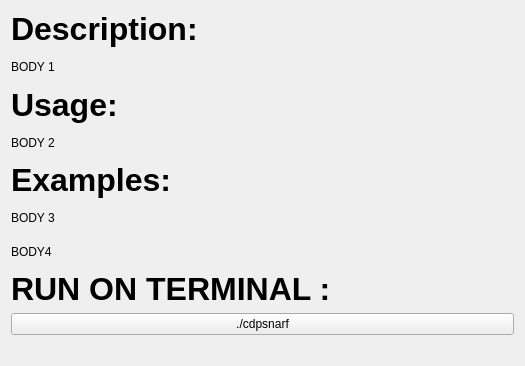
          <widget class="QWidget" name="scrollAreaWidgetContents_8">
           <property name="geometry">
            <rect>
             <x>0</x>
             <y>0</y>
             <width>525</width>
             <height>366</height>
            </rect>
           </property>
           <layout class="QGridLayout" name="gridLayout_7">
            <item row="8" column="0">
             <widget class="QPushButton" name="CDPSnarfButton">
              <property name="text">
               <string>./cdpsnarf</string>
              </property>
             </widget>
            </item>
            <item row="9" column="0">
             <spacer name="CDPSnarfVSpacer">
              <property name="orientation">
               <enum>Qt::Vertical</enum>
              </property>
              <property name="sizeType">
               <enum>QSizePolicy::Fixed</enum>
              </property>
              <property name="sizeHint" stdset="0">
               <size>
                <width>20</width>
                <height>20</height>
               </size>
              </property>
             </spacer>
            </item>
            <item row="7" column="0">
             <widget class="QLabel" name="CDPSnarfH4">
              <property name="font">
               <font>
                <pointsize>24</pointsize>
                <weight>75</weight>
                <bold>true</bold>
               </font>
              </property>
              <property name="text">
               <string>RUN ON TERMINAL :</string>
              </property>
             </widget>
            </item>
            <item row="5" column="0">
             <widget class="QLabel" name="CDPSnarfB3">
              <property name="text">
               <string>BODY 3</string>
              </property>
             </widget>
            </item>
            <item row="1" column="0">
             <widget class="QLabel" name="CDPSnarfB1">
              <property name="text">
               <string>BODY 1</string>
              </property>
             </widget>
            </item>
            <item row="2" column="0">
             <widget class="QLabel" name="CDPSnarfH2">
              <property name="font">
               <font>
                <pointsize>24</pointsize>
                <weight>75</weight>
                <bold>true</bold>
               </font>
              </property>
              <property name="text">
               <string>Usage:</string>
              </property>
             </widget>
            </item>
            <item row="0" column="0">
             <widget class="QLabel" name="CDPSnarfH1">
              <property name="font">
               <font>
                <pointsize>24</pointsize>
                <weight>75</weight>
                <bold>true</bold>
               </font>
              </property>
              <property name="text">
               <string>Description:</string>
              </property>
             </widget>
            </item>
            <item row="3" column="0">
             <widget class="QLabel" name="CDPSnarfB2">
              <property name="text">
               <string>BODY 2</string>
              </property>
             </widget>
            </item>
            <item row="4" column="0">
             <widget class="QLabel" name="CDPSnarfH3">
              <property name="font">
               <font>
                <pointsize>24</pointsize>
                <weight>75</weight>
                <bold>true</bold>
               </font>
              </property>
              <property name="text">
               <string>Examples:</string>
              </property>
             </widget>
            </item>
            <item row="6" column="0">
             <widget class="QLabel" name="CDPSnarfB4">
              <property name="text">
               <string>BODY4</string>
              </property>
             </widget>
            </item>
           </layout>
          </widget>
